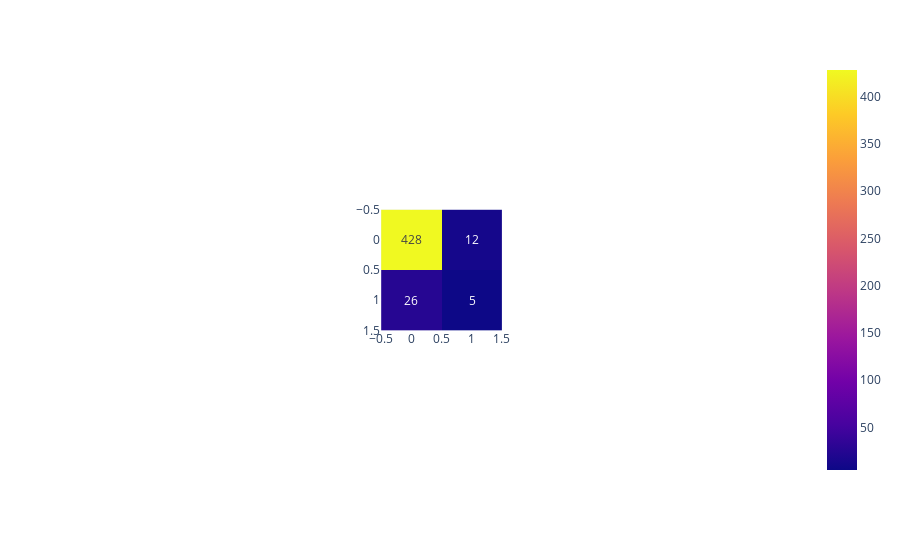

The notebook cell saved with this chart:
### Code cell
from sklearn.preprocessing import QuantileTransformer

x = raw_data.drop('Pass/Fail', axis = 1).fillna(0)
y = raw_data['Pass/Fail'].apply(lambda x : 0 if x<0 else 1)

x_train,x_test,y_train,y_test = train_test_split(x,y,test_size=0.3,random_state=42)

x_train = pd.DataFrame(QuantileTransformer().fit_transform(x_train)).reset_index(drop=True)
x_train = x_train.fillna(0)
x_test = pd.DataFrame(QuantileTransformer().fit_transform(x_test)).fillna(0)
y_train.reset_index(drop=True , inplace =True)
x_train, y_train = SMOTE().fit_resample(x_train, y_train)
model = XGBClassifier(random_state=1)
model.fit(x_train, y_train)
y_pred = model.predict(x_test)
print(classification_report(y_test, y_pred, digits = 3))
px.imshow(confusion_matrix(y_test, y_pred) , text_auto=True)

#xxx

### Figure 1 — Plotly figure (JSON) as saved in the notebook; plotly's stock layout.template omitted (floating-point values rounded to 4 significant figures)
{"data": [{"coloraxis": "coloraxis", "hovertemplate": "x: %{x}<br>y: %{y}<br>color: %{z}<extra></extra>", "name": "0", "texttemplate": "%{z}", "type": "heatmap", "xaxis": "x", "yaxis": "y", "z": [[428, 12], [26, 5]]}], "layout": {"autosize": true, "coloraxis": {"colorscale": [[0, "#0d0887"], [0.1111, "#46039f"], [0.2222, "#7201a8"], [0.3333, "#9c179e"], [0.4444, "#bd3786"], [0.5556, "#d8576b"], [0.6667, "#ed7953"], [0.7778, "#fb9f3a"], [0.8889, "#fdca26"], [1, "#f0f921"]]}, "margin": {"t": 60}, "xaxis": {"anchor": "y", "autorange": true, "constrain": "domain", "domain": [0.4165, 0.5835], "range": [-0.5, 1.5], "scaleanchor": "y"}, "yaxis": {"anchor": "x", "autorange": true, "constrain": "domain", "domain": [0, 1], "range": [1.5, -0.5]}}}
